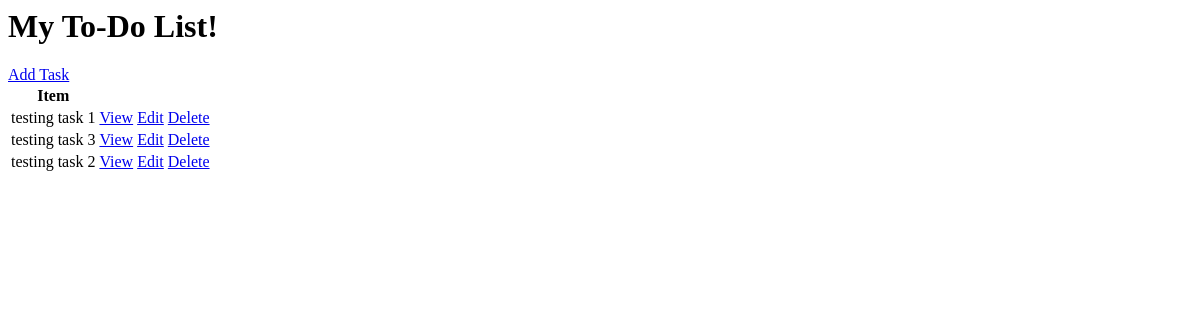
/, run on an earlier commit of the app's database.
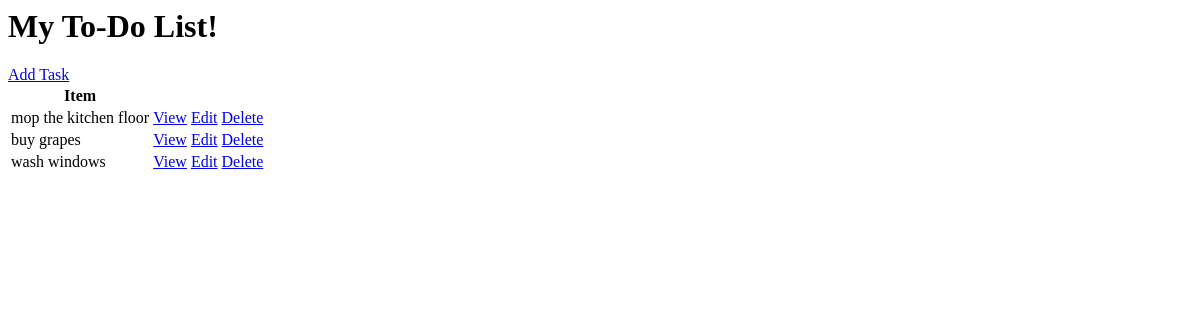
And on a later commit of the database.
### base/models.py (models this page shows, shortened)
class Task(models.Model):
    user = models.ForeignKey(User, on_delete=models.CASCADE, null=True, blank=True)
    title = models.CharField(max_length=200)
    description = models.TextField(null=True, blank=True)
    complete = models.BooleanField(default=False)
    created = models.DateTimeField(auto_now_add=True)
    class Meta:
        ordering = ['complete']

### base/views.py (the view)
# urls.py: path('', TaskList.as_view(), name='tasks'),
class TaskList(ListView): # to see all items
    model = Task
    context_object_name = 'tasks'

### base/templates/base/task_list.html
<h1>My To-Do List!</h1>
<a href="{% url 'task-create' %}">Add Task</a>
<table>
    <tr>
        <th>Item</th>
        <th></th>
        <th></th>
    </tr>
    {% for task in tasks %}
    <tr>
        <td> {{task.title}} </td>
        <td><a href="{% url 'task' task.id%}">View</a></td>
        <td><a href="{% url 'task-update' task.id%}">Edit</a></td>
        <td><a href="{% url 'task-delete' task.id%}">Delete</a></td>
    </tr>
    {% empty%}
    <h3>No items in list...</h3>
    {% endfor %}
</table>

What changed in the data, as far as the page shows it:
changed Task: title "testing task 1" → "mop the kitchen floor"
changed Task: title "testing task 3" → "buy grapes"
changed Task: title "testing task 2" → "wash windows"
